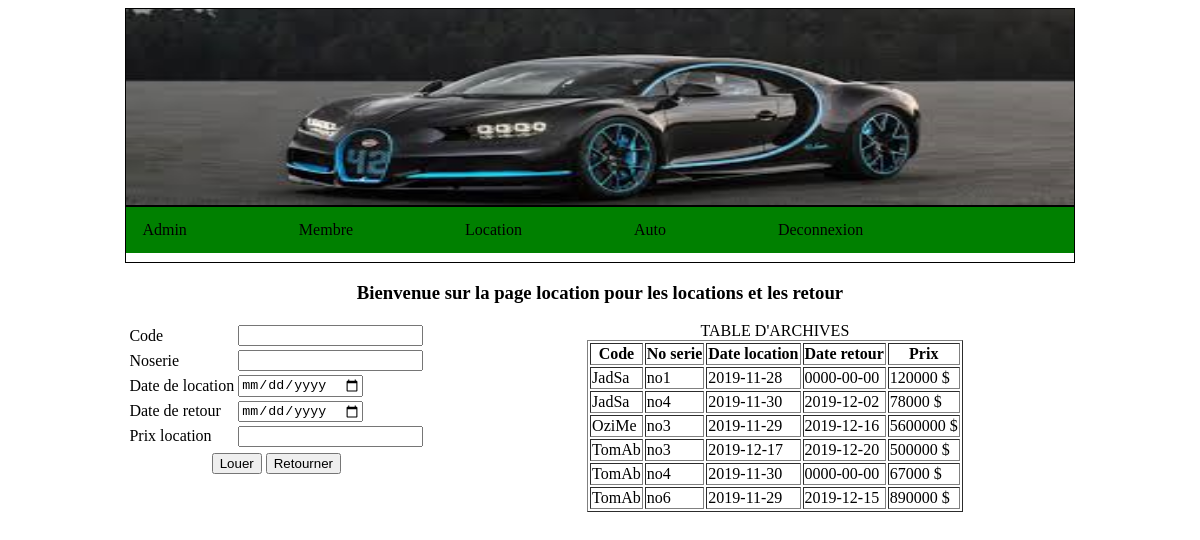
/admin.php?lien=adminlocation (signed in), run on the app's committed database.
### tables this page shows
CREATE TABLE `location` (
  `code` varchar(40) NOT NULL,
  `noserie` varchar(30) NOT NULL,
  `datelocation` date NOT NULL,
  `dateretour` date NOT NULL,
  `prixlocation` decimal(10,0) NOT NULL
);

### adminlocation.php (the view, shortened to what this page needs)
<form method="post">
<?php
echo "<h3>Bienvenue sur la page location pour les locations et les retour</h3>";
?>
<div style="float:left;margin-right:50px">
<table>
	<tr><td>Code</td><td><input type="text" name="codeclient" value=""></td></tr>
	<tr><td>Noserie</td><td><input type="text" name="noserie" value=""></td></tr>
	<tr><td>Date de location</td><td><input type="date" name="datelocation" value=""></td></tr>
	<tr><td>Date de retour</td><td><input type="date" name="dateretour" value=""></td></tr>
	<tr><td>Prix location</td><td><input type="text" name="prixlocation" value=""></td></tr>
</table>
<table>
	<tr>
		<td><input type="submit" name="valid" value="Louer"></td>
		<td><input type="submit" name="valid" value="Retourner"></td>
	</tr>
</table>
<?php
	include("connect.php");
?>
</div>
<?php
$reqlistepret=mysqli_query($connect,"select * from location") or die ("Erreur de selection");
ECHO "TABLE D'ARCHIVES";
echo "<table border=1> <th>Code</th> <th>No serie</th> <th>Date location</th> <th>Date retour</th>
<th>Prix</th> ";
	while($reqresultat=mysqli_fetch_row($reqlistepret))
	{
		$listecode=$reqresultat[0];
		$listenoserie=$reqresultat[1];
		$listedatelocation=$reqresultat[2];
		$listedateretour=$reqresultat[3];
		$listeprix
		=$reqresultat[4];
	echo "<tr> <td>$listecode</td> <td>$listenoserie</td> <td>$listedatelocation</td> <td>$listedateretour</td>
  <td>$listeprix $</td>  </tr>";
	}
echo "</table>";
?>
</form>

### data on the page
location: code "JadSa", noserie "no1", datelocation "2019-11-28", dateretour "0000-00-00", prixlocation "120000"
location: code "JadSa", noserie "no4", datelocation "2019-11-30", dateretour "2019-12-02", prixlocation "78000"
location: code "OziMe", noserie "no3", datelocation "2019-11-29", dateretour "2019-12-16", prixlocation "5600000"
location: code "TomAb", noserie "no3", datelocation "2019-12-17", dateretour "2019-12-20", prixlocation "500000"
location: code "TomAb", noserie "no4", datelocation "2019-11-30", dateretour "0000-00-00", prixlocation "67000"
location: code "TomAb", noserie "no6", datelocation "2019-11-29", dateretour "2019-12-15", prixlocation "890000"
